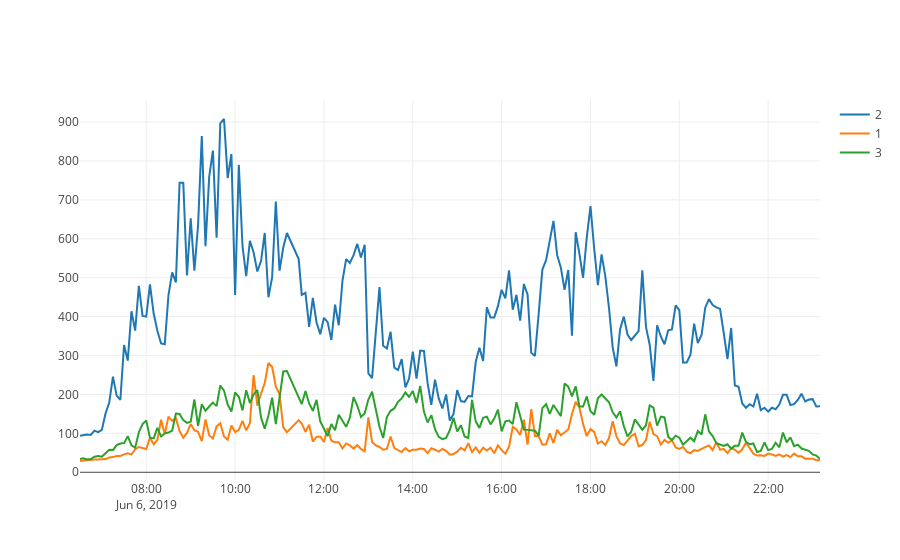

Write notebook code for a chart like this one.
### Code cell
traces_jnc3 = []
df_j3 = df[df['junction']=='junction-3']
for road in df_j3.road.unique():
    df_j3_ = df_j3[df_j3['road']==road]
    tr = go.Scatter(x=df_j3_['ts_india'],y=df_j3_['duration_in_traffic_value'],name=str(road))
    traces_jnc3.append(tr)
iplot(traces_jnc3)

### Figure 1 — Plotly figure (JSON) as saved in the notebook; plotly's stock layout.template omitted (floating-point values rounded to 4 significant figures; data arrays with more than 128 entries replaced by an {"elided": "..."} marker saying what was removed)
{"data": [{"name": "2", "type": "scatter", "uid": "d46581d9-d308-4f2d-89fa-0a30481cb409", "x": {"elided": "199 str values"}, "y": {"elided": "199 int values"}}, {"name": "1", "type": "scatter", "uid": "d7191cd3-c9ec-4ec6-8141-055c78d9813c", "x": {"elided": "199 str values"}, "y": {"elided": "199 int values"}}, {"name": "3", "type": "scatter", "uid": "a815ffd4-3148-4b96-86ce-3a6172f6c57c", "x": {"elided": "199 str values"}, "y": {"elided": "199 int values"}}], "layout": {"autosize": true, "xaxis": {"autorange": true, "range": ["2019-06-06 06:30:31", "2019-06-06 23:10:01"], "type": "date"}, "yaxis": {"autorange": true, "range": [-19.83, 956.8], "type": "linear"}}}
